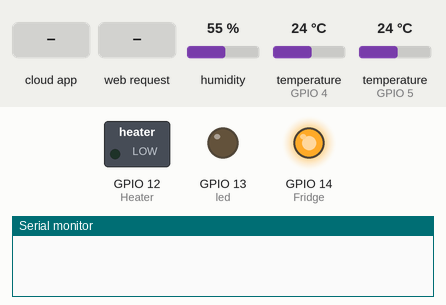
Recording of a program running on a simulated ESP8266 (NodeMCU). Parts: switched loads named in the program (green lamp = pin HIGH), output pins drawn as LEDs (lit = HIGH), the last lines printed to the serial monitor. Wiring (inferred from the names in the program): DHT11 sensor: data GPIO 5. The inputs (shaded band) are chosen by the test bench; at power-on: humidity 55 %, temperature (sensors on GPIO 4, GPIO 5) 24 °C. WiFi joins after 1.5 s; servers stay silent unless stated; EEPROM starts erased; pins used as bus, display or sensor lines are not drawn.

Above: at 0.1 s.
At 2.7 s:
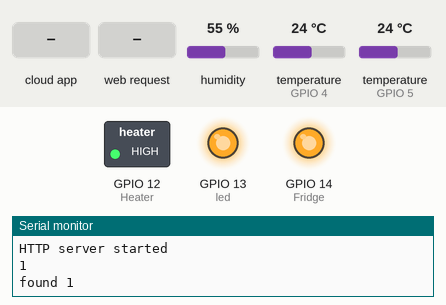
2.8 s: the phone or cloud app sets setpoint to 0
10.3 s: HTTP request GET / received
11.8 s: HTTP request GET /raw received
Timing chart, 0 to 14.8 s (numbered marks = the images above; inputs shaded):
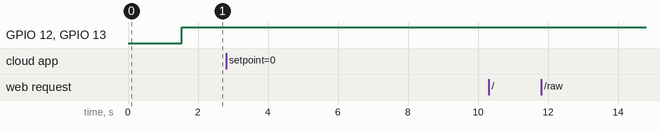

The program:

main.cpp
```cpp
#define MAX_DEVICES 10

#include <OneWire.h>
#include <ESP8266WiFi.h>
#include <WiFiClient.h>
#include <ESP8266WebServer.h>
#include <ThingerESP8266.h>
#include <ESP8266mDNS.h>
#include <ArduinoOTA.h>
#include <Wire.h>
#include <ACROBOTIC_SSD1306.h>
#include <EEPROM.h>
#include "ds188.h"
#include "pid.h"
#include "serverFuncs.h"
#include "constants.h"
#include <DHT.h>

#define MAX_DEVICES 10


const char* ssid = "gody7334";
const char* password = "88888888";
String reportbuf = "";
bool wantsend = false;


ESP8266WebServer server(80);
ThingerWifi thing("rlaybourn", "propogator", "banaka");
#define DHTPIN 5     // what pin we're connected to

// Uncomment whatever type you're using!
//#define DHTTYPE DHT11   // DHT 11
#define DHTTYPE DHT22   // DHT 22  (AM2302)
//#define DHTTYPE DHT21   // DHT 21 (AM2301)
DHT dht(DHTPIN, DHTTYPE);

byte addr[8];
const int led = 13;
float setpoint = 0.0;
float lastsetpoint = 0.0;
bool spchanged = false;
unsigned long controlcount = 0;

float wort;
float ambient;
float inside;
float tempkp = 0.0;
float tempki = 0.15;
float humidity = 0.0;
float DHTTemp = 0.0;
unsigned long disconecttime = millis();
unsigned long pwmtimer = millis();
int pwmcounter = 0;
int pidoutput = 100;


void setupOTA();
void setupThinger();
void updatesensors();
void controltemp();
void updateWifiLed();


void setup(void){
  pinMode(led, OUTPUT);
  pinMode(Fridge,OUTPUT);
  pinMode(Heater,OUTPUT);
  pinMode(Reset,OUTPUT);
  digitalWrite(Fridge,1);
  digitalWrite(Heater,0);
  digitalWrite(led, 0);
  digitalWrite(Reset,1);
  Serial.begin(115200);
  WiFi.begin(ssid, password);
  Serial.println("");
  EEPROM.begin(100);
  Wire.begin();


  int timeout = 0;
  // Wait for connection
  while ((WiFi.status() != WL_CONNECTED) && (timeout < 50)) {
    delay(500);
    timeout ++;
    Serial.print(".");
  }
  if(timeout >= 50) //if cant connect then try another reset
  {
    digitalWrite(Reset,0);
  }

  Serial.println("");
  Serial.print("Connected to ");
  Serial.println(ssid);
  Serial.print("IP address: ");
  Serial.println(WiFi.localIP());

  if (MDNS.begin("esp8266")) {
    Serial.println("MDNS responder started");
  }

  //setup server
  server.on("/", handleRoot);
  server.on("/raw",handleRaw);
  server.onNotFound(handleNotFound);
  server.begin();
  Serial.println("HTTP server started");
  NumOfSensors = detectdevices();
  setPid(40,0.1);
  setupThinger();
  setupOTA();
  loadconsts();
  tempkp = pk;
  tempki = ik;
  loadsp();

}

void loop(void){
  thing.handle();
  if (WiFi.status() != WL_CONNECTED) //try to reconnect
  {
    WiFi.disconnect();
    delay(1000);
    WiFi.begin(ssid, password);
    while (WiFi.status() != WL_CONNECTED) {
      delay(500);
      Serial.print(".");
    }

  }

  if(spchanged) //store setpoint
  {
    int pointer = setpointstore;
    EEPROM.put(pointer,setpoint);
    EEPROM.commit();
    spchanged = false;
  }

  server.handleClient();
  updatesensors();
  controltemp();
  ArduinoOTA.handle(); //allow OTA programming
  updateWifiLed();

}

void updateWifiLed()
{
    if(WiFi.status() == WL_CONNECTED)//update wifi status led
    {
      digitalWrite(led, 1);
    }
    else
    {
      digitalWrite(led, 0);
    }

}

void setupThinger()
{
  thing.add_wifi(ssid, password);
  thing["temp"] >> outputValue(wort); //internal temp from ds18b20
  thing["humidity"] >> outputValue(humidity); //humidity from dht22
  thing["ip"] >> outputValue(WiFi.localIP().toString());

  thing["DHT"] >> [](pson& out){     //combo hum and temp from dht22
      out["humidity"] = humidity;
      out["temp"] = DHTTemp;
    };


  thing["setpoint"] << inputValue(setpoint,{ //allow setting of setpoint
    if((setpoint > 10) && (setpoint < 40))
    {
      EEPROM.put(20,setpoint);
      EEPROM.commit();
    }
  });
  thing["tempkp"] << inputValue(tempkp, //allow setting of kp
    {
      if((tempkp < 100) && (tempkp > 1))
      {
        setKp(tempkp);
      }
    }
  );
  thing["tempki"] << inputValue(tempki, //allow adjusting of ki(current has problems storing)
    {
      if((tempki < 1) && (tempkp > 0.001))
      {
        setKi(tempki);
        ik= tempki;
      }
    }
  );
}
void setupOTA() //setup wifi programming
{

    ArduinoOTA.setHostname("Brewer");
    ArduinoOTA.onStart([]() {
      Serial.println("Start");
    });
    ArduinoOTA.onEnd([]() {
      Serial.println("\nEnd");
    });
    ArduinoOTA.onProgress([](unsigned int progress, unsigned int total) {
      Serial.printf("Progress: %u%%\r", (progress / (total / 100)));
    });
    ArduinoOTA.onError([](ota_error_t error) {
      Serial.printf("Error[%u]: ", error);
      if (error == OTA_AUTH_ERROR) Serial.println("Auth Failed");
      else if (error == OTA_BEGIN_ERROR) Serial.println("Begin Failed");
      else if (error == OTA_CONNECT_ERROR) Serial.println("Connect Failed");
      else if (error == OTA_RECEIVE_ERROR) Serial.println("Receive Failed");
      else if (error == OTA_END_ERROR) Serial.println("End Failed");
    });
    ArduinoOTA.begin();
}

void controltemp() //implement pwm  based on counter
{
  float controlvar = wort;

  if(pwmcounter < pidoutput)
  {
    digitalWrite(Heater,turnon);
  }
  else
  {
    digitalWrite(Heater,turnoff);
  }
  if((millis() - pwmtimer) > 100)  //counter for pwm , period is 10 seconds
  {
    pwmcounter++;
    pwmcounter = pwmcounter % 100;
    pwmtimer = millis();
  }

}

void updatesensors() //read sensors without blocking
{
  if((millis() - lastiter) > 2000) //every 2 seconds
  {
    if(readready)//if readings already triggered then collect results
    {
      for(int i = 0; i < NumOfSensors; i++)
      {
        temperatures[i] = readTemp(i);
      }
      wort = temperatures[0];
      inside = temperatures[1];
      pidoutput = updatePid(setpoint,wort);
      Serial.print(wort);Serial.print(" ");
      Serial.print(setpoint);Serial.print(" ");
      Serial.print(pidoutput);Serial.print("\n");
      readready = false;
    }
    else //otherwise trigger a reading ready for next time
    {
      startReadings();
      readready = true;
    }
    humidity = dht.readHumidity(); //read DHT22
    DHTTemp = dht.readTemperature(false);
    if(WiFi.status() == WL_CONNECTED)//update wifi status led
    {
      digitalWrite(led, 1);
    }
    else
    {
      digitalWrite(led, 0);
    }

      lastiter = millis();
  }
}
```

constants.h
```cpp
#define Fridge 14
#define Heater 12
#define Reset 10
#define EXTREME 0.4
#define turnon 1
#define turnoff 0
#define kppos 1
#define kipos 4
#define constStart 1
#define setpointstore 20
```

ds188.h
```cpp
#include <Arduino.h>

byte scratchpad[8];
byte *devices[MAX_DEVICES];
int NumOfSensors = 0;
bool readready = false;
float temperatures[8];

unsigned long lastiter = millis();

OneWire ds(4);

int detectdevices()
{
  int numdevices = 0;
  devices[0] = new byte[8];
  int resultof = ds.search(devices[0]);
  Serial.println(resultof);
  while(resultof > 0)
  {
    numdevices++;
    Serial.print("found ");Serial.println(numdevices);
    devices[numdevices] = new byte[8];
    resultof =  ds.search(devices[numdevices]);
  }
  return numdevices;
}

void startReadings()
{
  for(int i =0;i < NumOfSensors;i++)
  {
    ds.reset();
    ds.select(devices[i]);
    ds.write(0x44,0);
  }
}

float readTemp(byte devNum)
{
  ds.reset();
  ds.select(devices[devNum]);
  ds.write(0xBE,0);
  for(int i=0;i<8;i++)
  {
    scratchpad[i] = ds.read();
  }
  int tempraw = (scratchpad[1] << 8) + scratchpad[0];
  float realtemp = tempraw * 0.0625;
  Serial.print(realtemp);
  Serial.print(" ");
  return realtemp;
}
```

pid.cpp
```cpp
#include <Arduino.h>
#include <EEPROM.h>
#include "pid.h"
#include "constants.h"

float pk = 40;
float ik = 2;
float integral = 0;
float error = 0;
float output = 0;


float maxi(float one,float two)
{
  if(one > two)
    return one;
   else
    return two;
}

float mini(float one, float two)
{
  if(one < two)
    return one;
  else
    return two;
}

void storeconsts()
{
  int pointer = constStart;
  EEPROM.put(pointer,pk);
  pointer = pointer + sizeof(float);
  EEPROM.put(pointer,ik);
  EEPROM.commit();
}

float getKp()
{
  return pk;
}

float getKi()
{
  return ik;
}

void loadconsts()
{
  int pointer = constStart;
  EEPROM.get(pointer,pk);
  //pointer = pointer + sizeof(float);
  //EEPROM.get(pointer,ik);
  ik = 0.15;
}

void loadsp()
{
  EEPROM.get(20,setpoint);
  EEPROM.get(20,lastsetpoint);
}

void setPid(float p,float i)
{
  if((p < (pk - 0.1)) || (p > (pk + 0.1)))
  {
    int pointer = constStart;
    EEPROM.put(pointer,p);
  }
  if((i < (ik - 0.1)) || (i > (ik + 0.1)))
  {
    int pointer = constStart + sizeof(float);
    EEPROM.put(pointer,i);
  }
  EEPROM.commit();
  pk = p;
  ik = i;
}

void setKp(float p)
{
  if((p < (pk - 0.1)) || (p > (pk + 0.1)))
  {
    int pointer = constStart;
    EEPROM.put(pointer,p);
    EEPROM.commit();
  }
  pk = p;
}

void setKi(float i)
{
  // if((i < (ik - 0.1)) || (i > (ik + 0.1)))
  // {
    int pointer = constStart + sizeof(float);
    EEPROM.put(pointer,i);
    EEPROM.commit();
  // }
  integral = 0.0;
  ik = 0.15;//i;
}


int updatePid(float target,float current)
{
  float pt;
  error = target - current;
  pt = error * pk;
  integral = integral + (error * ik);
  integral = mini(integral,100);
  integral = maxi(integral,-100);

  output = integral + pt;
  output = mini(output,100);
  output = maxi(output,-100);
  return (int)output;

}
```

pid.h
```cpp
#ifndef pidfile
#define pidfile


extern float pk,ik,integral,error,output,setpoint,lastsetpoint;

float maxi(float one,float two);
float mini(float one, float two);
void storeconsts();
float getKp();
float getKi();
void loadconsts();
void loadsp();
void setPid(float p,float i);
void setKp(float p);
void setKi(float i);
int updatePid(float target,float current);
#endif
```

serverFuncs.cpp
```cpp
#include "serverFuncs.h"
#include "constants.h"
#include "pid.h"
#include <Arduino.h>
#include <EEPROM.h>

void handleRoot() {
  String message = "";
  message += "{\"temp\":";
  message += String(wort);
  message += ",\"heater\":";
  message += String(humidity);
  //message += String(controlcount);
  message += ",\"integral\":";
  message += String(integral);
  message += ",\"pidout\":";
  message += String(pidoutput);
  message += ",\"pwmcount\":";
  message += String(pwmcounter);
  message += "}";
  server.send(200, "application/json",message);
  Serial.println("root");
  disconecttime = millis();
}

void handleRaw(){
  bool updatePIDvals = false;
  bool stored = false;
  float ki,kp;

  //update setpoint if values given
  for (uint8_t i=0; i<server.args(); i++){
    if(server.argName(i) == "setpoint")
    {
      lastsetpoint = setpoint;
      setpoint = server.arg(i).toFloat();
      if(abs(setpoint - lastsetpoint) > 0.1)
      {
        EEPROM.put(20,setpoint);
        EEPROM.commit();
        stored = true;
      }

    }

    //manualy set integral term
    if(server.argName(i) == "integral"){
      integral = server.arg(i).toFloat();
    }

    //update PID if values given
    if(server.argName(i) == "kp"){
      kp = server.arg(i).toFloat();
      setKp(kp);
      //updatePIDvals = true;
    }
    else
    {
      kp = getKp();
    }
    if(server.argName(i) == "ki"){
      ki = server.arg(i).toFloat();
      setKi(ki);
      //updatePIDvals = true;
    }
    else
    {
      ki = getKi();
    }
  }
   //if kp or ki was changed
  // if(updatePIDvals)
  // {
  //   setPid(kp,ki);
  // }
  float storedsp;
  EEPROM.get(20,storedsp);


  String message = "";
  message += "{\"wort\":";
  message += String(wort);
  message += ",\"amb\":";
  message += String(stored);
  message += ",\"setp\":";
  message += String(setpoint);
  message += ",\"stored\":";
  message += String(storedsp);
  message += ",\"kp\":";
  message += String(getKp());
  message += ",\"Ki\":";
  message += String(getKi());
  message += "}";
  server.send(200, "application/json",message);
   disconecttime = millis();
  Serial.println("raw");
}

void handleNotFound(){

  String message = "File Not Found\n\n";
  message += "URI: ";
  message += server.uri();
  message += "\nMethod: ";
  message += (server.method() == HTTP_GET)?"GET":"POST";
  message += "\nArguments: ";
  message += server.args();
  message += "\n";
  for (uint8_t i=0; i<server.args(); i++){
    message += " " + server.argName(i) + ": " + server.arg(i) + "\n";
  }
  server.send(404, "text/plain", message);

  //disconecttime = millis();
  // reportbuf = message;
  // wantsend = true;
}
```

serverFuncs.h
```cpp
#include <ESP8266WebServer.h>

extern bool active;
extern float setpoint;
extern float wort;
extern float ambient;
extern float inside;
extern float humidity;
extern unsigned long disconecttime;
extern int pwmcounter;
extern int pidoutput;
extern unsigned long controlcount;
extern ESP8266WebServer server;

void handleRoot();
void handleRaw();
void handleNotFound();
```
